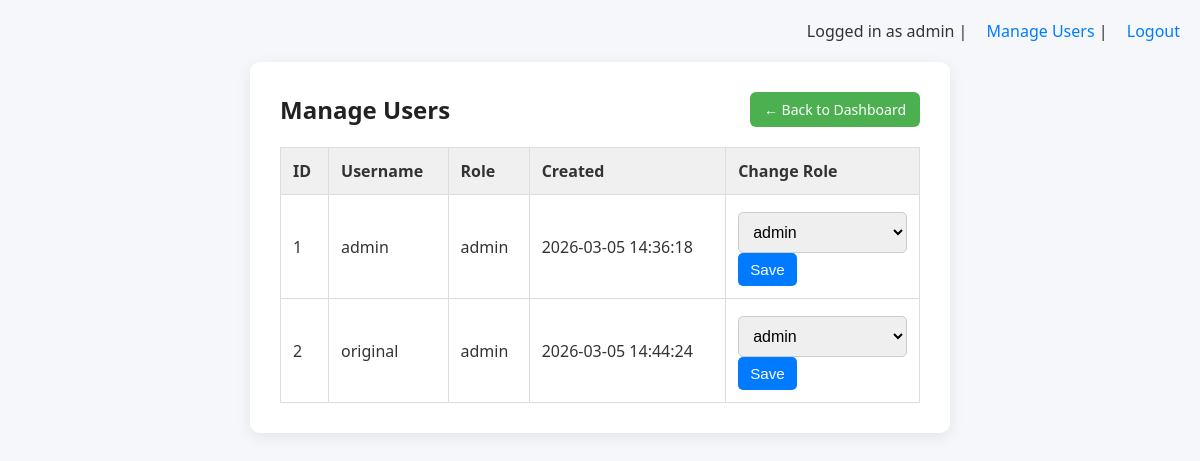
The app's page /admin/users (signed in) with its own data.
### tables this page shows
CREATE TABLE users (
    id INTEGER PRIMARY KEY AUTOINCREMENT,
    username TEXT NOT NULL UNIQUE,
    password_hash TEXT NOT NULL,
    role TEXT NOT NULL DEFAULT 'user',

    -- Brute-force protection
    failed_attempts INTEGER NOT NULL DEFAULT 0,
    lock_until INTEGER,

    created_at TEXT NOT NULL DEFAULT (datetime('now'))
);

### admin.py (the view)
@bp.route("/users")
@admin_required
def users():
    conn = db.get_connection()
    users = conn.execute("SELECT id, username, role, created_at FROM users ORDER BY id ASC").fetchall()
    conn.close()
    return render_template("admin_users.html", users=users)

### db.py (called while the page is built)
def _db_path() -> str:
    try:
        cfg = current_app.config  # type: ignore[attr-defined]
        if cfg.get("DATABASE"):
            return str(cfg["DATABASE"])
    except Exception:
        pass
    return os.environ.get("DATABASE_PATH", "data.db")

def get_connection() -> sqlite3.Connection:
    conn = sqlite3.connect(_db_path())
    conn.row_factory = sqlite3.Row
    conn.execute("PRAGMA foreign_keys = ON")
    return conn

### security.py (called while the page is built)
def generate_csrf_token() -> str:
    token = session.get("csrf_token")
    if not token:
        token = secrets.token_urlsafe(32)
        session["csrf_token"] = token
    return token

def validate_csrf() -> None:
    if request.method in {"POST", "PUT", "PATCH", "DELETE"}:
        sent = request.form.get("csrf_token") or request.headers.get("X-CSRF-Token")
        expected = session.get("csrf_token")
        if not expected or not sent or sent != expected:
            abort(403)

def admin_required(view):
    @wraps(view)
    def wrapped(*args, **kwargs):
        if not session.get("user"):
            flash("Please log in to continue.", "error")
            return redirect("/login")
        if session.get("role") != "admin":
            flash("Access denied: admin privileges required.", "error")
            abort(403)
        return view(*args, **kwargs)
    return wrapped

### templates/admin_users.html (shortened to what this page needs)
{% extends "base.html" %}
{% block content %}
<div style="display:flex; justify-content:space-between; align-items:center; margin-bottom:20px;">
  <h2 style="margin:0;">Manage Users</h2>
  <a href="/" style="
        text-decoration:none;
        padding:8px 14px;
        background:#4CAF50;
        color:white;
        border-radius:6px;
        font-size:14px;
        font-weight:500;
    ">
    ← Back to Dashboard
  </a>
</div>
<table>
  <tr>
    <th>ID</th>
    <th>Username</th>
    <th>Role</th>
    <th>Created</th>
    <th>Change Role</th>
  </tr>
  {% for u in users %}
  <tr>
    <td>{{ u.id }}</td>
    <td>{{ u.username }}</td>
    <td>{{ u.role }}</td>
    <td>{{ u.created_at }}</td>
    <td>
      <form method="post" action="/admin/users/{{ u.id }}/role" style="display:inline;">
        <select name="role" aria-label="Set role">
          <option value="admin" {% if u.role == 'admin' %}selected{% endif %}>admin</option>
        </select>
        <button class="button" type="submit">Save</button>
      </form>
    </td>
  </tr>
  {% endfor %}
</table>
{% endblock %}

### static/style.css (style rules this page uses)
* { box-sizing: border-box; margin: 0; padding: 0; }
body { font-family: 'Segoe UI', sans-serif; background-color: #f5f7fa; color: #333; padding: 20px; }
h2 { margin-bottom: 20px; color: #222; }
form input, form select { width: 100%; padding: 10px; margin-top: 5px; border-radius: 5px; border: 1px solid #ccc; font-size: 1rem; }
table { width: 100%; border-collapse: collapse; margin-top: 20px; }
table th, table td { padding: 12px; border: 1px solid #ddd; text-align: left; }
table th { background-color: #f0f0f0; }
button.button { color: white; background: #007bff; padding: 8px 12px; border-radius: 5px; border: none; font-size: 0.95rem; cursor: pointer; }

### records on screen
users: id "1", username "admin", role "admin", created_at "2026-03-05 14:36:18"
users: id "2", username "original", role "admin", created_at "2026-03-05 14:44:24"

### other values on screen
{{ session.role }} "admin"
